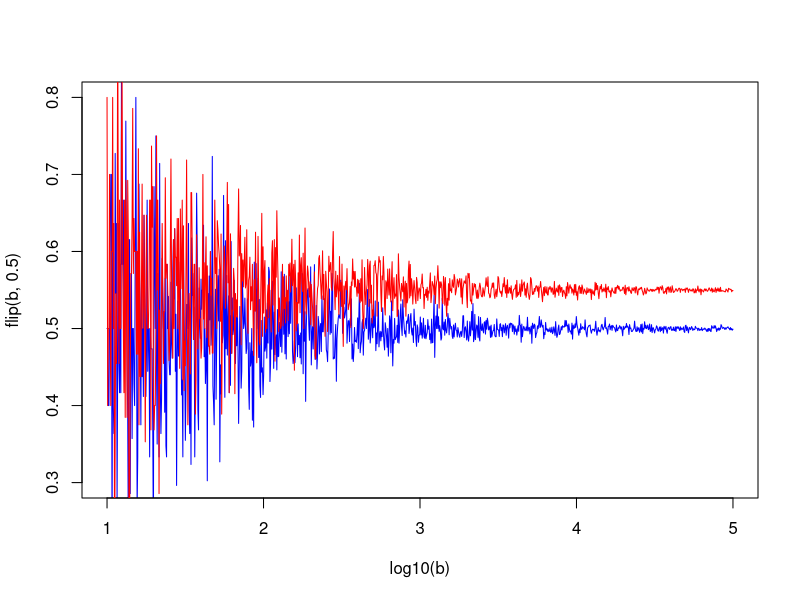
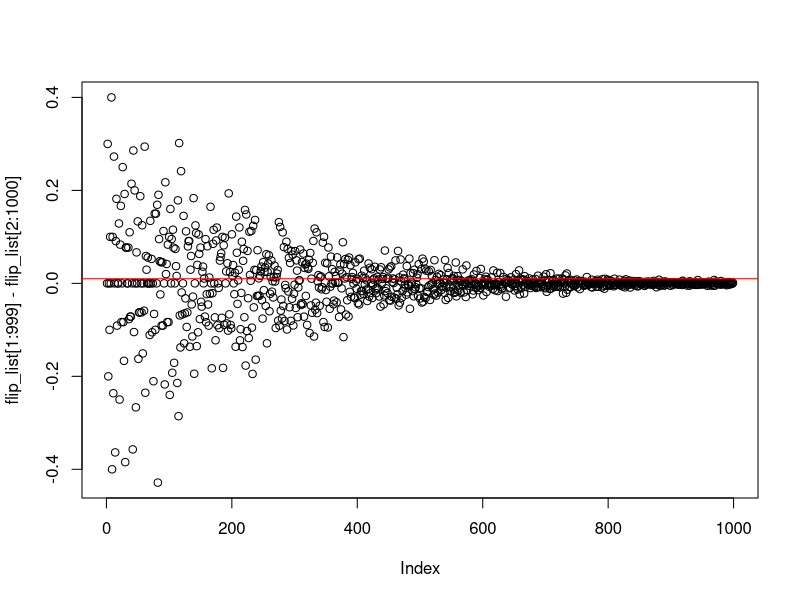
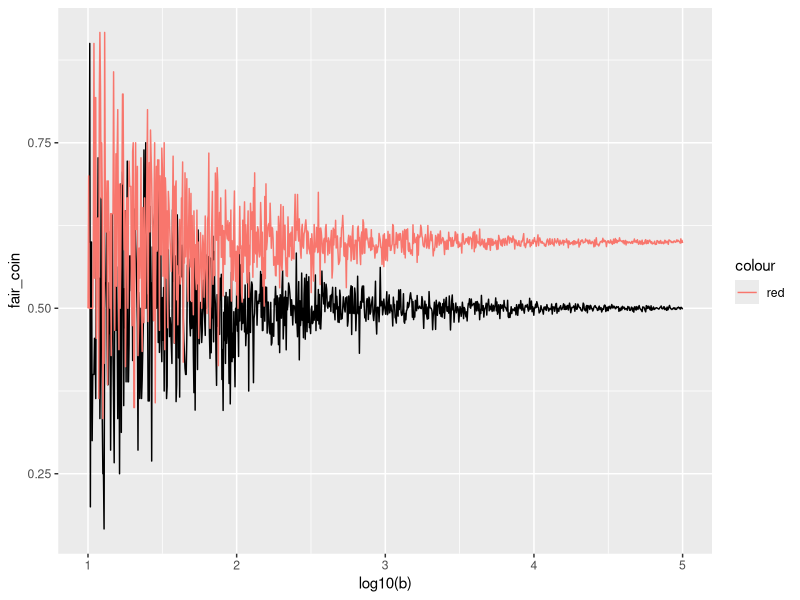
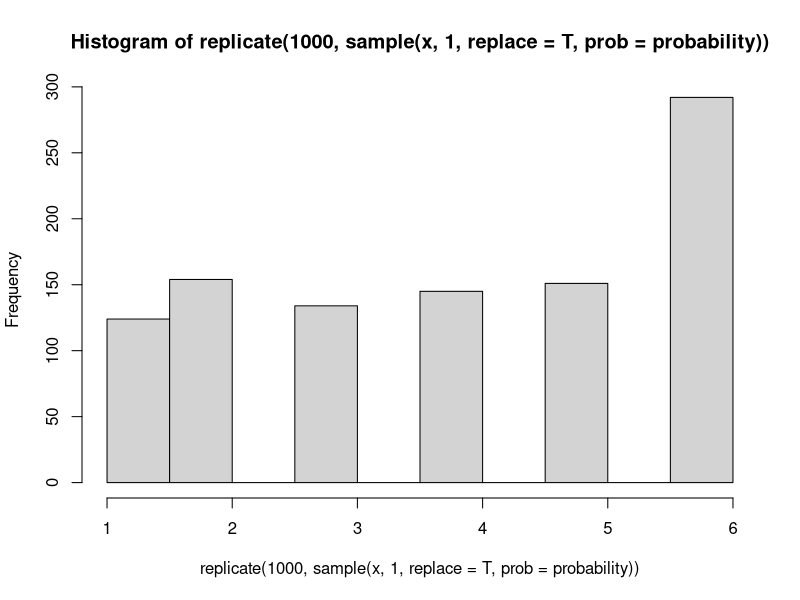

Generate these figures, in order, with R:
b<-10^seq(1,5,len=1000) #creates a 1000 simulations ranging frmo 10^1 to 10^5


#flip is a funciton that takes two parameters, b and x, which are the number of simulations and the probablity of the coin with a default of .5, also known as 50/50
flip <-function(b,x=.5){
  sapply(b,                   #lapply takes a vector and then applies a function with that vector
         function(b) mean(rbinom(b,1,x)))  #rbinom is a base R function that randonly generates values based on the binomial forumla
}

plot(log10(b),flip(b,.5),type='l',col='blue',ylim = c(.3,.8))  #plot will create a graph with log10(b) as the x axes and then pots the result of the flip() function above
lines(log10(b),flip(b,.55),type='l',col='red')  #lines is like plot, but instead of creating a new plot, it overlays over top of the current plot

flip_list<-flip(b,.5)

plot(flip_list[1:999]-flip_list[2:1000])
abline(h=.01, col='red')


fair_coin<-flip(b,.5)
unfair_coin<-flip(b,.6)
df<-data.frame(fair_coin,unfair_coin)
library(ggplot2)
p<-ggplot(data=df,aes(x=log10(b),y=fair_coin))+geom_line() #makes first graph, saves to 'p'

p+ geom_line(aes(x=log10(b),y=unfair_coin,col='red')) #adds new graph to 'p'





rbinom(10,10,.5) # 10 is the number of observations while '1' is the number of trials. So, if this were 10 as well, there would a sum of 'successes' that were less than 10
dbinom(3,10,.5)  # this determines the density,  aka probability of exact outcome, so x= 3 heads out of 10, is not the cumulative 0-3 but exactly 3 for example. for cumulative, use pbinom, or sum dbinom:
sum(dbinom(3,10,.5),dbinom(2,10,.5),dbinom(1,10,.5),dbinom(0,10,.5))
pbinom(3,10,.5)




#coin_flip() does the flipping, two styles, by thumb is standard

coin_flip<-function(type = .5, bias = .1){
  rbinom(1,1,type+bias)
}
mean(replicate(100,coin_flip()))

#coin will be either unbiased or biased.

Bag_of_coins<- c(rep(.5,9),.6) #lists 9 fair coins, one biased coin at .6
sample<-sample(Bag_of_coins,5,replace = F) #picks 5 coins randomly from bag
coin_flip(type=sample,bias=0)


#expected value
x<-c(1,2,3,4,5,6) # single dice
probability<-(c(rep(1/7,5),.2857143)) #probabilty that the dice is loaded for 6
  hist(replicate(1000,sample(x,1,replace = T,prob=probability)))


  x<-c(0,1) # single coin, 0=Tails
  probability<-c(.5,.5) #probabilty that the coin is fair = .5
  mean(replicate(1000,sample(x,1,replace = T,prob=probability)))

#simulation game




  #flip game
  #establish players, beginning money
  Player_class<-function(s,p){
    value<-list("stash"=s,"player_name"=p)
      attr(value, "class") <- "player"
    value}

  flip<-function(obj){
      UseMethod("flip")
  }

  flip.default<-function(obj,p=.5){
    value<-rbinom(1,1,p)
    value
  }

  flip.player<-function(obj,p=.5){
    value<-rbinom(1,1,p)
    value
  }

  p1<-Player_class(10,'p1')
  p2<-Player_class(10,'p2')

  flip(p1)  #this is a method, a function, called for player1 'p1' where rbinom produces a coint toss
  #questions: how to modify probablity from default of .5?
  #

  n<-2  #number of players

  for (i in 1:n){print(i)}



  p1<-10;p2<-10
  #player_stash <- 10
  # 1.
  bet_options<-c(1,2,3)
  bet<-sample(bet_options,1)

  #4 determine winner or loser
  #     person who flips calls h/t
  call_coin<-sample(c(1,0),1)
  ifelse(call_coin==1,print("I call heads"),print("I call tails"))


  #flip coin
      flip<-rbinom(1,1,.5)
      ifelse(flip==1,print("Heads"),print("Tails"))
  if(call_coin - flip==0){
    p1<-p1+bet
    p2<-p2-bet
    }else{
       p1<-p1-bet
       p2<-p2+bet}

  # if call - flip  != 0 then non caller wins
  # winner has their stash += bet
  # loser has tehir stash reduced -= bet



  #sample from















################
      #object oriented Programming#
library(R6)

      Player<-R6Class("Player",
                      public = list(
                        name = NULL,
                        stash = NULL,
                        betting_style = NULL,
                        initialize = function(name = NA, stash = NA, betting_style = 2) {
                          self$name <- name  #these functions will be called upon intitializing new objects
                          self$stash <- stash
                          self$betting_style<-betting_style
                          self$greet()
                          },
                        set_stash = function(val) {
                          self$stash <- val
                        },
                        greet = function() {
                          cat(paste0("Hello, my name is ", self$name, ".\n\n\n"))
                          cat(paste0("My stash of chips is ", self$stash, ".\n\n\n"))
                          cat(paste0("My style of betting is ", self$betting_style, ".\n\n\n"))
                        },
                        call_coin = function(){
                          call<-ifelse(sample(c(1,0),1)==1,'Heads!','Tails!')
                          cat(paste0("I call ",call,"\n\n\n"))
                        },
                        flip_coin = function(){
                          #validate that bet of 'heads or tails' has occured
                          #if (call)
                            flip<-rbinom(1,1,.5)
                          ifelse(flip==1,flip<-"Heads",flip<-"Tails")
                          flip
                        }#,
                        #make_bet<-function(player){
                        #  call_coin()

                        #  }

                      )
      )
p1<-Player$new("Brian",10,3)
p2<-Player$new("Julie",10)

# the following game should take 2 players and let them flip a coin after call heads/tails.
# Two mirror a real word 2 minute round of several bets,
#a minimum of 4 bets can occur and a limit of 15...
#assumes one could only make 15 bets in 2 minutes,  and a min of 4 bets
Betting_Game<-R6Class('Betting_Game',

                      public = list(
                        name = NULL,
                        outcome = NULL,
                        max_bet = NULL,
                        bet_options = NULL,
                        rounds = NULL, #simple integer counting rounds
                        bet_outcome = NULL,  #for a given bet, who won? output something like c(p1,+3,p2,-3)
                        number_of_bets = NULL,
                        outcome_tally = NULL, #at end of round wht is the standing? c(number of bets,p1$name,w,l,p1$stash,p2$name,w,l,p2$stash)

                        initialize = function(name = NA, outcome = NA, bet_options=c(1,2,3), max_bet=3,rounds = 2) {
                          self$name <- name  #these functions will be called upon intitializing new objects
                          self$outcome <- outcome
                          self$bet_options<-bet_options
                          self$max_bet <- max_bet
                          self$rounds <- rounds
                          self$greet()
                        },
                        greet = function() {
                          cat(paste0("Hello, would you like to play a game?","\n\n\n"))
                        },
                        bet=function(p1,p2){  #take 2 players
                          player1<-p1
                          player2<-p2
                          players<-c(p1,p2)
                          makes_bet<-sample(players,1) #one idea would be to make a sorted list here.  then makes_bet[2] would flip

                          flip_outcome<-NULL
                          flip_coin = function(){
                            #validate that bet of 'heads or tails' has occured
                            #if (call)
                            flip_outcome<<-rbinom(1,1,.5)
								flip<-flip_outcome
                            ifelse(flip==1,flip<-"Heads",flip<-"Tails")
                            cat("and the coin comes up ",flip,"!")
								return (flip_outcome)
                          }

                          who_flips<-NULL #Who gets to flip the coin?
                          if(makes_bet[[1]]$name == p1$name){who_flips<-p2}else{who_flips<-p1}
                          who_flips
                          cat("this program chooses",makes_bet[[1]]$name," to make the bet.\n\n\n")
                          cat ("and ",who_flips$name," will flip the coin.\n\n\n")
                          bet<-sample(self$bet_options,1)  #look at aggressive style of player, use that to multiply by 1,then round down; check to see if bet is smaller than remainder of both player's stash
                          cat(makes_bet[[1]]$name,"makes a bet of ",bet, ".\n\n\n")
                          call_coin<-sample(c(1,0),1)  #1 =  heads
                          cat (who_flips$name," is now flipping the coin.\n\n\n")
                          if(call_coin==1){
                            cat(makes_bet[[1]]$name," calls heads!\n\n\n")
                            }
                            else{cat(makes_bet[[1]]$name," calls tails!\n\n\n")}

                          #embed flip_coin into another function uses rounds to constrain the number of bets
                          #and then tracks the outcomes of the bets
                     #number_of_bets
					      flip_coin()

						  #bet_outcome
						     ifelse(call_coin==flip_outcome , print('wins!'),print('lose'))

                          #outcome_tally
                                                    #evaluate who wins to print winner and then the final score of stash.

                        }
                        )
)

game1<-Betting_Game$new("game 1")
game1$bet(p1,p2)



make_winner_grid<-function(num_of_players, num_of_rounds){
  #create a matrix?  or a data.frame?
  #Need to track rounds
  #Need to track players
    #player count should be even at first
    ifelse( num_of_players%%2 == 0,print('there are an even number of players'),print("uneven number of players"))

  #need to know number of flips
  #need to know who won, who lost
  #need to know number of winners
    #need a count of player stashes

  }
